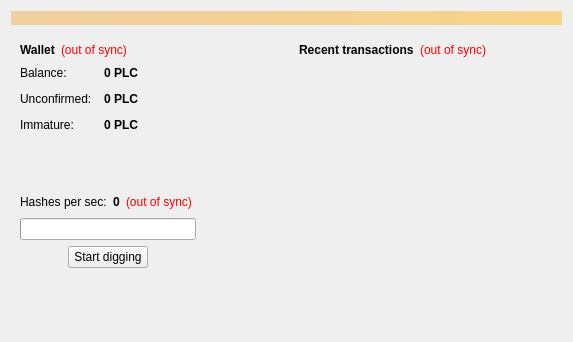
<?xml version="1.0" encoding="UTF-8"?>
<ui version="4.0">
 <class>OverviewPage</class>
 <widget class="QWidget" name="OverviewPage">
  <property name="geometry">
   <rect>
    <x>0</x>
    <y>0</y>
    <width>573</width>
    <height>342</height>
   </rect>
  </property>
  <property name="windowTitle">
   <string>Form</string>
  </property>
  <layout class="QVBoxLayout" name="topLayout">
   <item>
    <widget class="QLabel" name="labelAlerts">
     <property name="visible">
      <bool>false</bool>
     </property>
     <property name="styleSheet">
      <string notr="true">background-color: qlineargradient(x1: 0, y1: 0, x2: 1, y2: 0, stop:0 #F0D0A0, stop:1 #F8D488); color:#000000;</string>
     </property>
     <property name="wordWrap">
      <bool>true</bool>
     </property>
     <property name="margin">
      <number>3</number>
     </property>
    </widget>
   </item>
   <item>
    <layout class="QHBoxLayout" name="horizontalLayout" stretch="1,1">
     <item>
      <layout class="QVBoxLayout" name="verticalLayout_2">
       <item>
        <widget class="QFrame" name="frame">
         <property name="frameShape">
          <enum>QFrame::NoFrame</enum>
         </property>
         <property name="frameShadow">
          <enum>QFrame::Raised</enum>
         </property>
         <layout class="QVBoxLayout" name="verticalLayout_4">
          <item>
           <layout class="QHBoxLayout" name="horizontalLayout_4">
            <item>
             <widget class="QLabel" name="label_5">
              <property name="font">
               <font>
                <weight>75</weight>
                <bold>true</bold>
               </font>
              </property>
              <property name="text">
               <string>Wallet</string>
              </property>
             </widget>
            </item>
            <item>
             <widget class="QLabel" name="labelWalletStatus">
              <property name="toolTip">
               <string>The displayed information may be out of date. Your wallet automatically synchronizes with the PolCoin network after a connection is established, but this process has not completed yet.</string>
              </property>
              <property name="styleSheet">
               <string notr="true">QLabel { color: red; }</string>
              </property>
              <property name="text">
               <string notr="true">(out of sync)</string>
              </property>
              <property name="alignment">
               <set>Qt::AlignLeading|Qt::AlignLeft|Qt::AlignVCenter</set>
              </property>
             </widget>
            </item>
            <item>
             <spacer name="horizontalSpacer_2">
              <property name="orientation">
               <enum>Qt::Horizontal</enum>
              </property>
              <property name="sizeHint" stdset="0">
               <size>
                <width>40</width>
                <height>20</height>
               </size>
              </property>
             </spacer>
            </item>
           </layout>
          </item>
          <item>
           <layout class="QFormLayout" name="formLayout_2">
            <property name="fieldGrowthPolicy">
             <enum>QFormLayout::AllNonFixedFieldsGrow</enum>
            </property>
            <property name="horizontalSpacing">
             <number>12</number>
            </property>
            <property name="verticalSpacing">
             <number>12</number>
            </property>
            <item row="0" column="0">
             <widget class="QLabel" name="label">
              <property name="text">
               <string>Balance:</string>
              </property>
             </widget>
            </item>
            <item row="0" column="1">
             <widget class="QLabel" name="labelBalance">
              <property name="font">
               <font>
                <weight>75</weight>
                <bold>true</bold>
               </font>
              </property>
              <property name="cursor">
               <cursorShape>IBeamCursor</cursorShape>
              </property>
              <property name="toolTip">
               <string>Your current balance</string>
              </property>
              <property name="text">
               <string notr="true">0 PLC</string>
              </property>
              <property name="textInteractionFlags">
               <set>Qt::LinksAccessibleByMouse|Qt::TextSelectableByKeyboard|Qt::TextSelectableByMouse</set>
              </property>
             </widget>
            </item>
            <item row="1" column="0">
             <widget class="QLabel" name="label_3">
              <property name="text">
               <string>Unconfirmed:</string>
              </property>
             </widget>
            </item>
            <item row="1" column="1">
             <widget class="QLabel" name="labelUnconfirmed">
              <property name="font">
               <font>
                <weight>75</weight>
                <bold>true</bold>
               </font>
              </property>
              <property name="cursor">
               <cursorShape>IBeamCursor</cursorShape>
              </property>
              <property name="toolTip">
               <string>Total of transactions that have yet to be confirmed, and do not yet count toward the current balance</string>
              </property>
              <property name="text">
               <string notr="true">0 PLC</string>
              </property>
              <property name="textInteractionFlags">
               <set>Qt::LinksAccessibleByMouse|Qt::TextSelectableByKeyboard|Qt::TextSelectableByMouse</set>
              </property>
             </widget>
            </item>
            <item row="2" column="0">
             <widget class="QLabel" name="labelImmatureText">
              <property name="text">
               <string>Immature:</string>
              </property>
             </widget>
            </item>
            <item row="2" column="1">
             <widget class="QLabel" name="labelImmature">
              <property name="font">
               <font>
                <weight>75</weight>
                <bold>true</bold>
               </font>
              </property>
              <property name="toolTip">
               <string>Mined balance that has not yet matured</string>
              </property>
              <property name="text">
               <string notr="true">0 PLC</string>
              </property>
              <property name="textInteractionFlags">
               <set>Qt::LinksAccessibleByMouse|Qt::TextSelectableByKeyboard|Qt::TextSelectableByMouse</set>
              </property>
             </widget>
            </item>
           </layout>
          </item>
          <item>
           <spacer name="verticalSpacer_4">
            <property name="orientation">
             <enum>Qt::Vertical</enum>
            </property>
            <property name="sizeHint" stdset="0">
             <size>
              <width>20</width>
              <height>52</height>
             </size>
            </property>
           </spacer>
          </item>
          <item>
           <layout class="QHBoxLayout" name="horizontalLayout_5">
            <item>
             <widget class="QLabel" name="label_7">
              <property name="text">
               <string>Hashes per sec:</string>
              </property>
             </widget>
            </item>
            <item>
             <widget class="QLabel" name="lblHashes">
              <property name="font">
               <font>
                <weight>75</weight>
                <bold>true</bold>
               </font>
              </property>
              <property name="text">
               <string>0</string>
              </property>
             </widget>
            </item>
            <item>
             <widget class="QLabel" name="labelDigStatus">
              <property name="toolTip">
               <string>The displayed information may be out of date. Your wallet automatically synchronizes with the PolCoin network after a connection is established, but this process has not completed yet.</string>
              </property>
              <property name="styleSheet">
               <string notr="true">QLabel { color: red; }</string>
              </property>
              <property name="text">
               <string notr="true">(out of sync)</string>
              </property>
              <property name="alignment">
               <set>Qt::AlignLeading|Qt::AlignLeft|Qt::AlignVCenter</set>
              </property>
             </widget>
            </item>
            <item>
             <spacer name="horizontalSpacer_4">
              <property name="orientation">
               <enum>Qt::Horizontal</enum>
              </property>
              <property name="sizeHint" stdset="0">
               <size>
                <width>18</width>
                <height>20</height>
               </size>
              </property>
             </spacer>
            </item>
           </layout>
          </item>
          <item>
           <layout class="QHBoxLayout" name="horizontalLayout_6">
            <item>
             <layout class="QGridLayout" name="gridLayout">
              <item row="0" column="0">
               <widget class="QProgressBar" name="progressBar">
                <property name="enabled">
                 <bool>true</bool>
                </property>
                <property name="statusTip">
                 <string>Maximum: 0</string>
                </property>
                <property name="maximum">
                 <number>1000</number>
                </property>
                <property name="value">
                 <number>0</number>
                </property>
                <property name="textVisible">
                 <bool>false</bool>
                </property>
                <property name="format">
                 <string notr="true"/>
                </property>
               </widget>
              </item>
              <item row="1" column="0">
               <layout class="QHBoxLayout" name="horizontalLayout_3">
                <item>
                 <spacer name="horizontalSpacer_6">
                  <property name="orientation">
                   <enum>Qt::Horizontal</enum>
                  </property>
                  <property name="sizeHint" stdset="0">
                   <size>
                    <width>48</width>
                    <height>20</height>
                   </size>
                  </property>
                 </spacer>
                </item>
                <item>
                 <widget class="QPushButton" name="btnDig">
                  <property name="text">
                   <string>Start digging</string>
                  </property>
                 </widget>
                </item>
                <item>
                 <spacer name="horizontalSpacer_5">
                  <property name="orientation">
                   <enum>Qt::Horizontal</enum>
                  </property>
                  <property name="sizeHint" stdset="0">
                   <size>
                    <width>48</width>
                    <height>20</height>
                   </size>
                  </property>
                 </spacer>
                </item>
               </layout>
              </item>
             </layout>
            </item>
            <item>
             <spacer name="horizontalSpacer_7">
              <property name="orientation">
               <enum>Qt::Horizontal</enum>
              </property>
              <property name="sizeHint" stdset="0">
               <size>
                <width>18</width>
                <height>20</height>
               </size>
              </property>
             </spacer>
            </item>
           </layout>
          </item>
          <item>
           <spacer name="verticalSpacer_3">
            <property name="orientation">
             <enum>Qt::Vertical</enum>
            </property>
            <property name="sizeHint" stdset="0">
             <size>
              <width>20</width>
              <height>51</height>
             </size>
            </property>
           </spacer>
          </item>
         </layout>
         <zorder>verticalSpacer_3</zorder>
         <zorder>verticalSpacer_4</zorder>
        </widget>
       </item>
      </layout>
     </item>
     <item>
      <layout class="QVBoxLayout" name="verticalLayout_3">
       <item>
        <widget class="QFrame" name="frame_2">
         <property name="frameShape">
          <enum>QFrame::NoFrame</enum>
         </property>
         <property name="frameShadow">
          <enum>QFrame::Raised</enum>
         </property>
         <layout class="QVBoxLayout" name="verticalLayout">
          <item>
           <layout class="QHBoxLayout" name="horizontalLayout_2">
            <item>
             <widget class="QLabel" name="label_4">
              <property name="text">
               <string>&lt;b&gt;Recent transactions&lt;/b&gt;</string>
              </property>
             </widget>
            </item>
            <item>
             <widget class="QLabel" name="labelTransactionsStatus">
              <property name="toolTip">
               <string>The displayed information may be out of date. Your wallet automatically synchronizes with the PolCoin network after a connection is established, but this process has not completed yet.</string>
              </property>
              <property name="styleSheet">
               <string notr="true">QLabel { color: red; }</string>
              </property>
              <property name="text">
               <string notr="true">(out of sync)</string>
              </property>
              <property name="alignment">
               <set>Qt::AlignRight|Qt::AlignTrailing|Qt::AlignVCenter</set>
              </property>
             </widget>
            </item>
            <item>
             <spacer name="horizontalSpacer">
              <property name="orientation">
               <enum>Qt::Horizontal</enum>
              </property>
              <property name="sizeHint" stdset="0">
               <size>
                <width>40</width>
                <height>20</height>
               </size>
              </property>
             </spacer>
            </item>
           </layout>
          </item>
          <item>
           <widget class="QListView" name="listTransactions">
            <property name="styleSheet">
             <string notr="true">QListView { background: transparent; }</string>
            </property>
            <property name="frameShape">
             <enum>QFrame::NoFrame</enum>
            </property>
            <property name="verticalScrollBarPolicy">
             <enum>Qt::ScrollBarAlwaysOff</enum>
            </property>
            <property name="horizontalScrollBarPolicy">
             <enum>Qt::ScrollBarAlwaysOff</enum>
            </property>
            <property name="selectionMode">
             <enum>QAbstractItemView::NoSelection</enum>
            </property>
           </widget>
          </item>
         </layout>
        </widget>
       </item>
       <item>
        <spacer name="verticalSpacer_2">
         <property name="orientation">
          <enum>Qt::Vertical</enum>
         </property>
         <property name="sizeHint" stdset="0">
          <size>
           <width>20</width>
           <height>40</height>
          </size>
         </property>
        </spacer>
       </item>
      </layout>
     </item>
    </layout>
   </item>
  </layout>
 </widget>
 <resources/>
 <connections/>
</ui>
